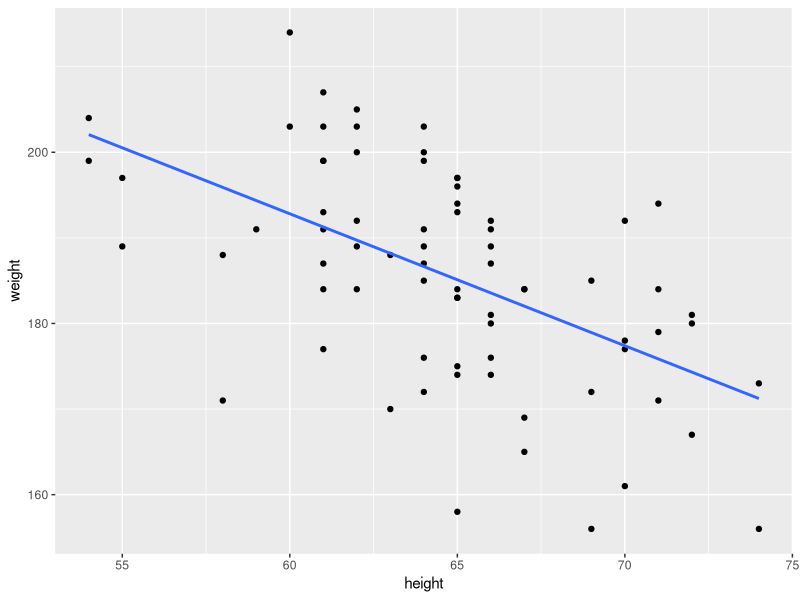
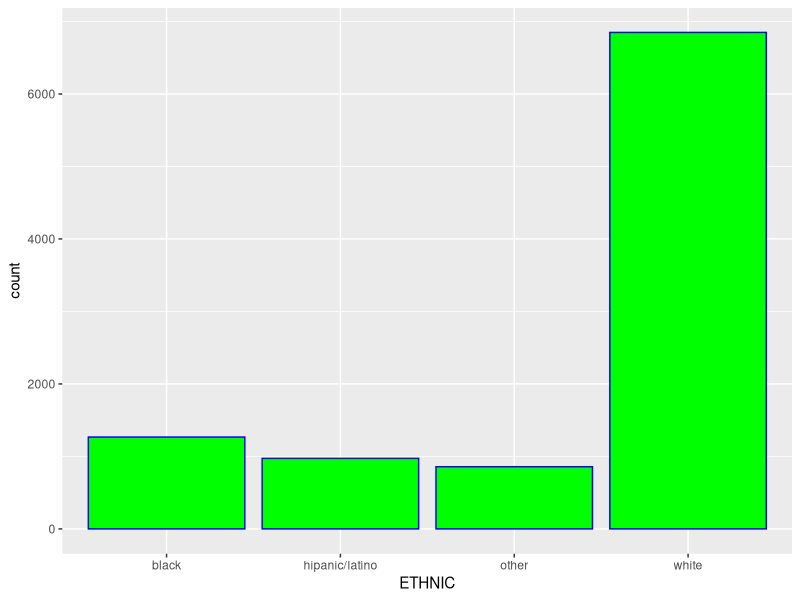
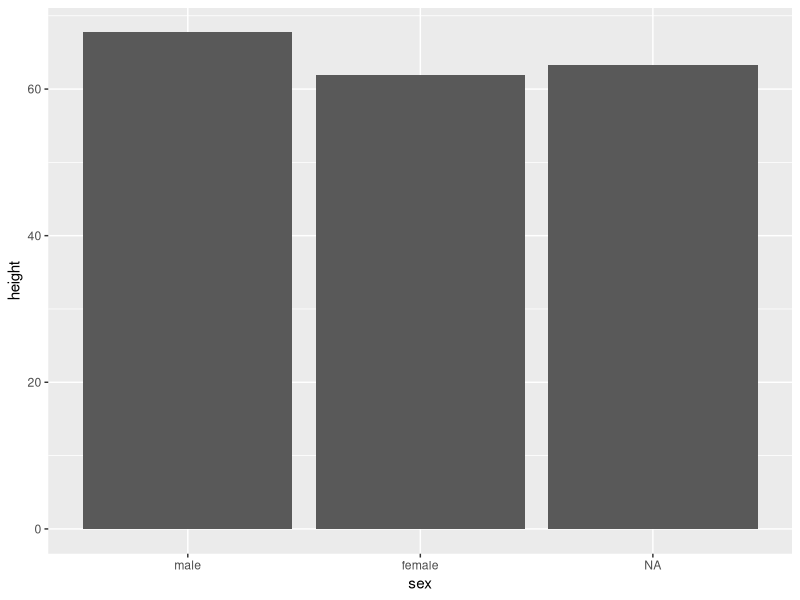
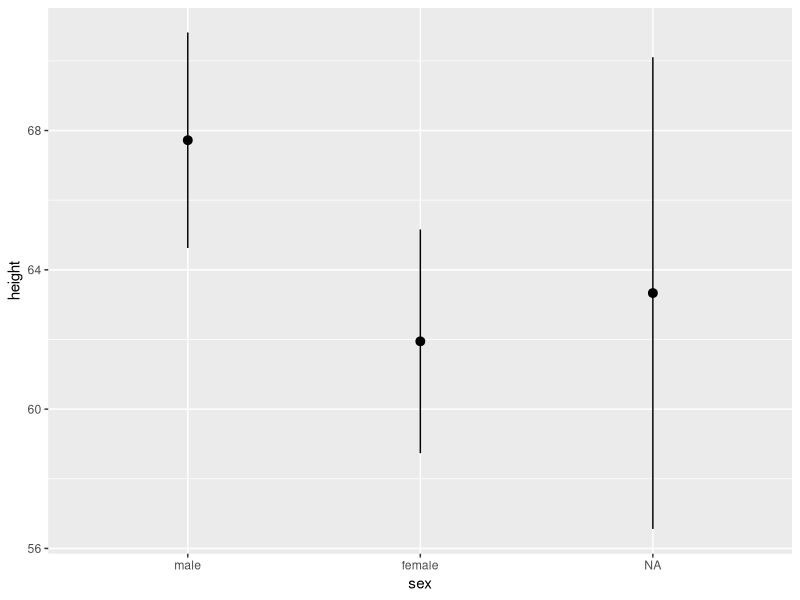
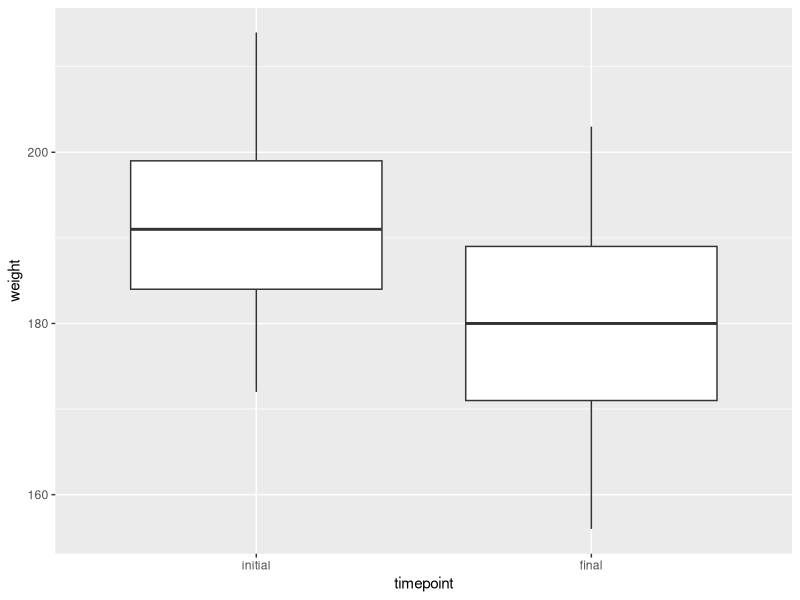
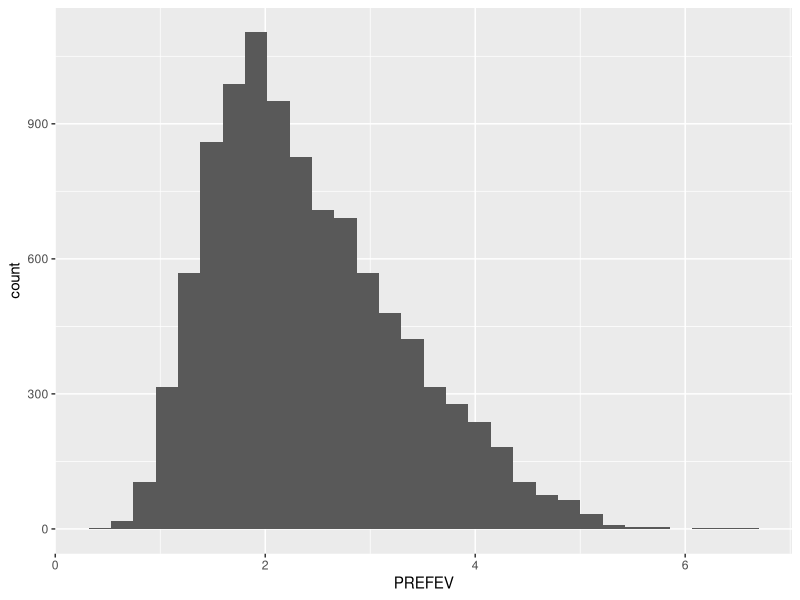

Source code (R) for these figures, in order:
## ---- chunk 1
#| message: false
#| output: false
#| code-fold: true
library(tidyverse)
rm(list = ls())

tb_chol <- read_csv(file = "data/processed_cholesterol.csv",
                    col_types = 'fnffnffnnnnn')

tb_camp <- read_csv("data/CAMP_3280.csv") %>%
    
    mutate(ETHNIC = fct_recode(ETHNIC,
                               "black" = "b",
                               "white" = "w",
                               "hipanic/latino" = "h",
                               "other" = "o"),
           GENDER = as.factor(GENDER),
           GENDER = fct_recode(GENDER, "female" = "0", "male" = "1"))
## ---- chunk 2
#| output: false

tb_chol %>% 
    
    ggplot(aes(height, weight)) +

    geom_point() +

    geom_smooth(method = "lm",
                formula = y ~ x,
                se = FALSE)
## ---- chunk 3
tb_camp %>%  
    
    ggplot(mapping = aes(x=ETHNIC)) +
    
    geom_bar(color = 'blue',
             fill = 'green')
## ---- chunk 4
tb_chol %>%
    
    ggplot(mapping = aes(sex, height)) + 
    
    geom_bar(stat="summary",
             fun = mean)
## ---- chunk 5
tb_chol %>%
    
    ggplot(mapping = aes(x=sex, y=height)) + 
    
    geom_pointrange(stat = "summary",
                    fun = mean, 
                    fun.min = function(X) mean(X) - sd(X),
                    fun.max = function(X) mean(X) + sd(X))
## ---- chunk 6
tb_chol %>%
    
    ggplot(mapping = aes(x=timepoint, y=weight)) +
    
    geom_boxplot() 
## ---- chunk 7
tb_camp %>%
    
    ggplot(mapping = aes(x = PREFEV)) +
    
    geom_histogram()
